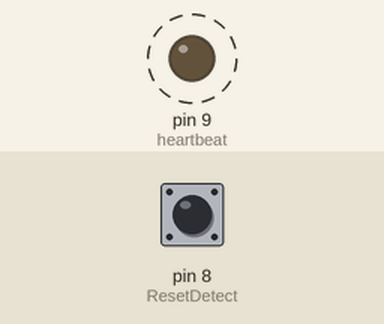
Recording of a sketch running on a simulated Arduino Uno, built with avr-gcc and run on an emulated ATmega328P. Shown: output pins drawn as LEDs (lit = HIGH). Dashed ring = blinking. The test bench sets the inputs (shaded band); at power-on: pin 8 (ResetDetect) HIGH.

Above: at 0.2 s.
Timing chart, 0 to 3.0 s (numbered marks = the images above):
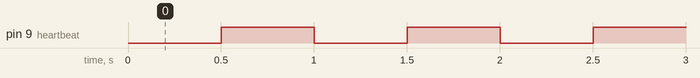

The sketch:

External_Watchdog.ino
```cpp
//Watchdog
#define ResetDetect 8       // watchdog detect pin, HIGH if a watchdog reset has occured
#define heartbeat 9         // heartbeat pin
int pulseState = LOW;       // pulseState used to set the heartbeat pin
long lastbeat = 0;          // will store last time the heartbeat pin was updated
long HeartBeatFreq = 500;   // interval at which to blink (milliseconds)
boolean ResetHappened;      // Set to true if a watchdog reset has occurred

void setup(){
  pinMode(ResetDetect, INPUT);    // set Watchdog Reset sensing pin as input
  digitalWrite(ResetDetect, HIGH);// and turn on pullup
  pinMode(heartbeat, OUTPUT);     // set the heartbeat pin as output:
}

void loop(){
    // Check if Restarting after Watchdog Reset
    // NB must come before heartbeat resets external counter
    int ResetSet = digitalRead(ResetDetect);
    if (ResetSet == HIGH){
      ResetHappened = true;
    }
    else {
      ResetHappened = false;
    }

  // Heartbeat resets external watchdog when pin goes high
  if ((long)( millis() - (lastbeat + HeartBeatFreq)) >= 0) {
    lastbeat = millis();
    // if the LED is off turn it on and vice-versa:
    if (pulseState == LOW)
      pulseState = HIGH;
    else
      pulseState = LOW;
    // set the LED with the ledState of the variable:
    digitalWrite(heartbeat, pulseState);
  }
}
```

Measured:
- by itself, pin 9 (heartbeat): alternates HIGH for 0.50 s and LOW for 0.50 s
